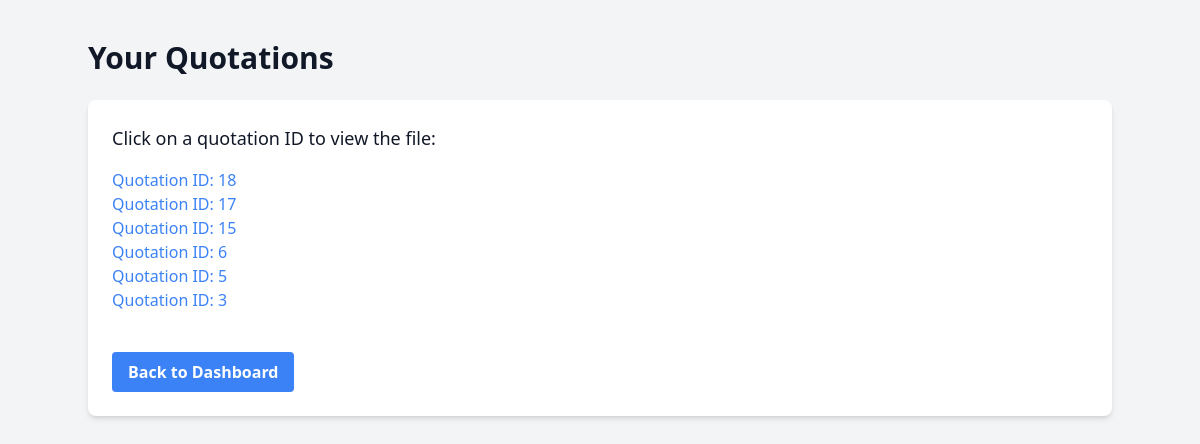
The page /QuickQoute/quotation.php (signed in) on the database its author committed.
### tables this page shows
CREATE TABLE `quotations` (
  `quotation_id` int(11) NOT NULL,
  `order_id` int(11) NOT NULL,
  `customer_id` int(11) NOT NULL,
  `file_path` varchar(255) NOT NULL,
  `created_at` timestamp NOT NULL DEFAULT current_timestamp()
);

### QuickQoute/quotation.php (the view, shortened to what this page needs)
<?php
include 'db.php';
$customer_id = $_SESSION['customer_id'];
$stmt = $conn->prepare("SELECT quotation_id, file_path FROM quotations WHERE customer_id = ? ORDER BY quotation_id DESC");
$stmt->bind_param("i", $customer_id);
$stmt->execute();
$result = $stmt->get_result();
$quotations = $result->fetch_all(MYSQLI_ASSOC);
?>
<!DOCTYPE html>
<html lang="en">
<head>
    <script src="https://cdn.tailwindcss.com"></script>
</head>
<body class="bg-gray-100 text-gray-900">
    <div class="container mx-auto py-10">
        <h2 class="text-3xl font-bold mb-6">Your Quotations</h2>
        <div class="bg-white shadow-md rounded-lg p-6">
            <?php if (!empty($quotations)): ?>
                <p class="text-lg mb-4">Click on a quotation ID to view the file:</p>
                <ul class="mb-4">
                    <?php foreach ($quotations as $quotation): ?>
                        <li>
                            <a href="viewquotation.php?quotation_id=<?php echo $quotation['quotation_id']; ?>" class="text-blue-500 hover:underline">
                                Quotation ID: <?php echo htmlspecialchars($quotation['quotation_id']); ?>
                            </a>
                        </li>
                    <?php endforeach; ?>
                </ul>
            <?php else: ?>
                <p class="text-lg text-red-600">No quotations available.</p>
            <?php endif; ?>
            <a href="dashboard.php" class="bg-blue-500 hover:bg-blue-700 text-white font-bold py-2 px-4 rounded mt-6 inline-block">Back to Dashboard</a>
        </div>
    </div>
</body>
</html>

### rows shown on the page
quotations: quotation_id "18"
quotations: quotation_id "17"
quotations: quotation_id "15"
quotations: quotation_id "6"
quotations: quotation_id "5"
quotations: quotation_id "3"
